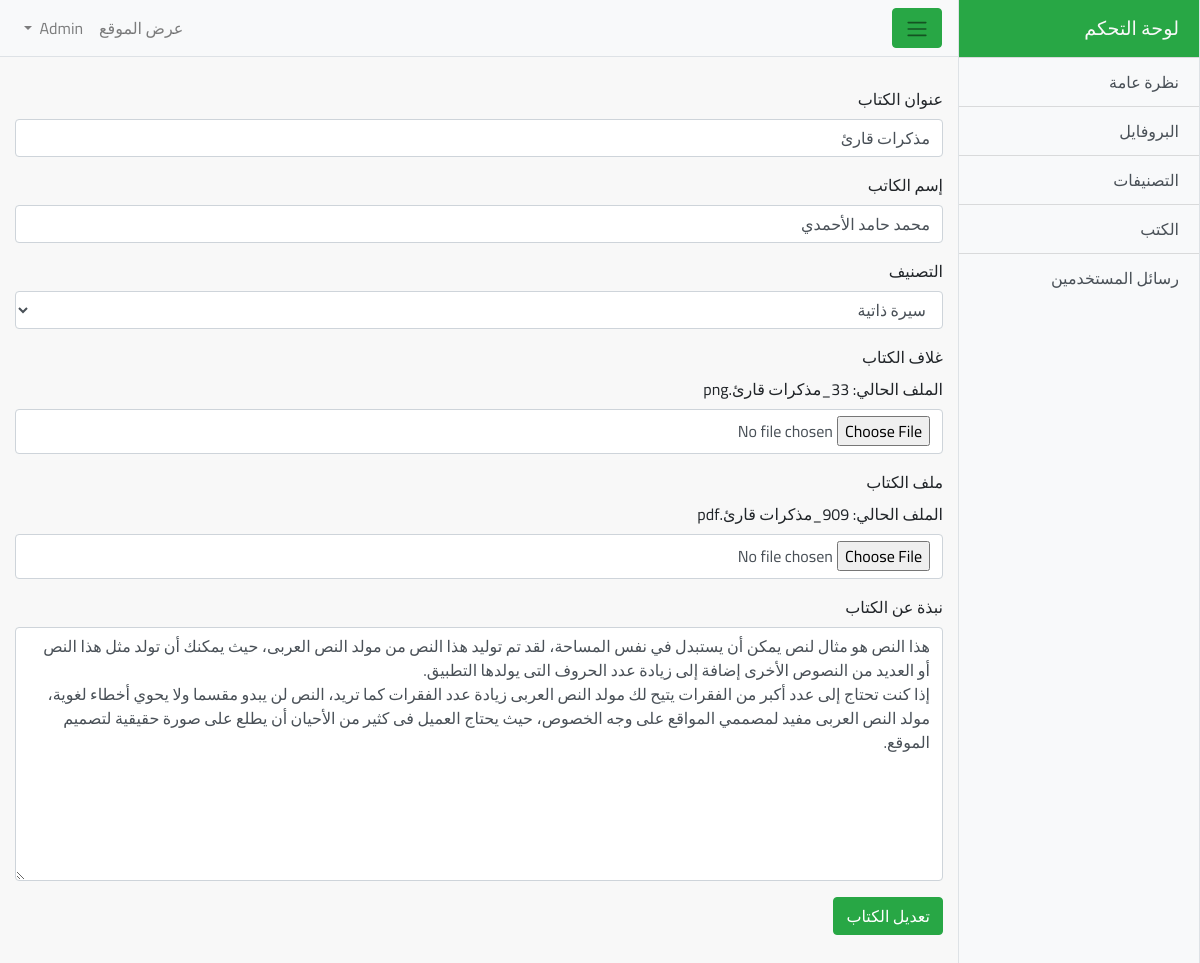
Page /dashboard/edit-book.php?id=12 (signed in) on the committed database.
### tables this page shows
CREATE TABLE `books` (
  `id` int(11) NOT NULL,
  `bookTitle` varchar(200) NOT NULL,
  `bookAuthor` varchar(255) NOT NULL,
  `bookCat` varchar(200) NOT NULL,
  `bookCover` varchar(200) NOT NULL,
  `book` varchar(300) NOT NULL,
  `bookContent` varchar(10000) NOT NULL,
  `bookDate` date NOT NULL DEFAULT current_timestamp()
);

CREATE TABLE `categories` (
  `id` int(11) NOT NULL,
  `categoryName` varchar(255) NOT NULL,
  `categoryDate` date NOT NULL DEFAULT current_timestamp()
);

### dashboard/edit-book.php (the view, shortened to what this page needs)
<?php
  include 'include/header.php';
  if(!isset($_SESSION['adminInfo'])) {
    header('Location:index.php');
    exit();
  } else {
    ?>
    <?php
    $id = $_GET['id'];
    $query = "SELECT * FROM books WHERE id = $id";
    $res = mysqli_query($con, $query);
    $main = mysqli_fetch_assoc($res);
    ?>
    <div class="container-fluid">
      <div class="new-book">
        <form action="<?php echo $_SERVER['PHP_SELF'] . '?id=' . $id ?>" method="POST" enctype="multipart/form-data">
          <div class="form-group">
            <label for="title">عنوان الكتاب</label>
            <input type="text" id="title" class="form-control" name="bookTitle"
                   value="<?php echo $main['bookTitle']; ?>">
          </div>
          <div class="form-group">
            <label for="author">إسم الكاتب</label>
            <input type="text" id="author" class="form-control" name="authorName"
                   value="<?php echo $main['bookAuthor']; ?>">
          </div>
          <div class="form-group">
            <label for="title">التصنيف</label>
            <select class="form-control" name="bookCat">
              <?php
                $query = "SELECT categoryName FROM categories";
                $result = mysqli_query($con, $query);
                while($row = mysqli_fetch_assoc($result)) {
                  ?>
                  <option <?php if($main['bookCat'] == $row['categoryName']) {
                    echo 'selected';
                  } ?>><?php echo $row['categoryName']; ?></option>
                  <?php
                }
              ?>
            </select>
          </div>
          <div class="form-group">
            <label for="img">غلاف الكتاب</label>
            <div class="info mb-2">الملف الحالي: <?php echo $main['bookCover']; ?></div>
            <input type="file" class="form-control" name="bookCover">
          </div>
          <div class="form-group">
            <label for="img">ملف الكتاب</label>
            <div class="info mb-2">الملف الحالي: <?php echo $main['book']; ?></div>
            <input type="file" class="form-control" name="book">
          </div>
          <div class="form-group">
            <label for="img">نبذة عن الكتاب</label>
            <textarea name="bookContent" id="" cols="30" rows="10"
                      class="form-control"><?php echo $main['bookContent']; ?></textarea>
          </div>
          <button class="btn btn-success">تعديل الكتاب</button>
        </form>
      </div>
    </div>
    </div>
    <?php
    include 'include/footer.php';
    ?>
    <?php
  }
?>

### dashboard/css/custom.css (style rules this page uses)
:root { --light-green: #28a745; }
body { overflow-x: hidden; direction: rtl; font-family: "Cairo", sans-serif; }
.new-book { margin-top: 30px; margin-bottom: 30px; }
input[type='file'] { height: 45px; }

### rows in the picture
books: bookTitle "مذكرات قارئ", authorName "محمد حامد الأحمدي", bookCat "سيرة ذاتية", bookCover "33_مذكرات قارئ.png", book "909_مذكرات قارئ.pdf", bookContent "هذا النص هو مثال لنص يمكن أن يستبدل في نفس المساحة، لقد تم توليد هذا النص من مولد النص العربى، حيث يمكنك أن تولد مثل هذا النص أو العديد من النصوص الأخرى إضافة إلى زيادة عدد الحروف التى يولدها التطبيق. إذا كنت تحتاج إلى عدد أكبر من الفقرات يتيح لك مولد النص العربى زيادة عدد الفقرات كما تريد، النص لن يبدو مقسما ولا يحوي أخطاء لغوية، مولد النص العربى مفيد لمصممي المواقع على وجه الخصوص، حيث يحتاج العميل فى كثير من الأحيان أن يطلع على صورة حقيقية لتصميم الموقع."
